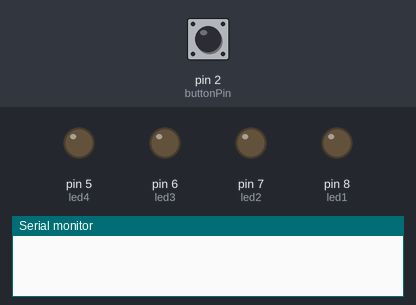
Simulated run of this sketch. Board: Arduino Uno, built with avr-gcc and run on an emulated ATmega328P. Parts: output pins drawn as LEDs (lit = HIGH), the last lines printed to the serial monitor. Dashed ring = blinking. The inputs (shaded band) are chosen by the test bench; at power-on: pin 2 (buttonPin) HIGH. Random numbers use the default seed unless the sketch sets one.

Above: at 1.2 s.
1.3 s: pin 2 (buttonPin) pulled LOW for 3.2 s
At 2.1 s:
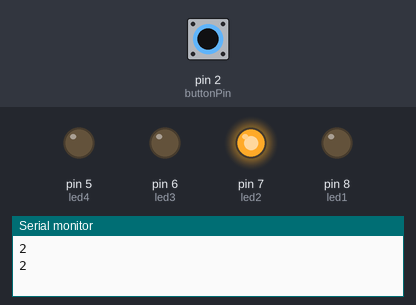
6.0 s: pin 2 (buttonPin) driven LOW
At 6.9 s:
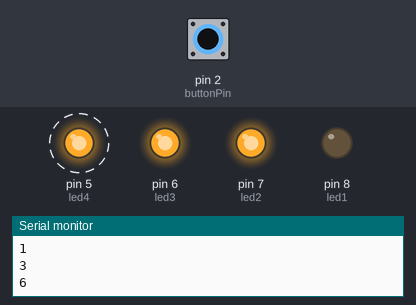
9.0 s: pin 2 (buttonPin) driven HIGH
10.5 s: pin 2 (buttonPin) driven LOW
At 13.8 s:
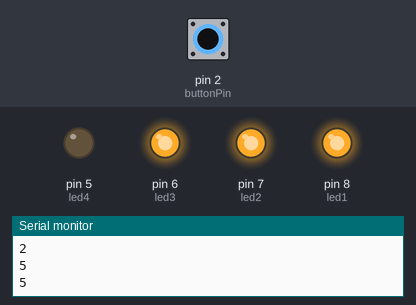
Timing chart, 0 to 14.0 s (numbered marks = the images above; inputs shaded):
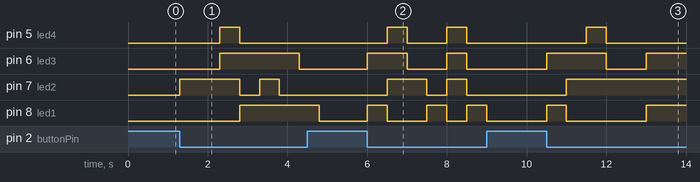

Measured:
- after the input at 1.3 s, pin 5 (led4): LOW → HIGH after 1.0 s, → LOW 0.50 s later; pin 6 (led3): LOW → HIGH after 1.0 s, → LOW 2.0 s later; pin 7 (led2): LOW → HIGH at once, → LOW 1.5 s later, → HIGH 0.50 s later, → LOW 0.50 s later; pin 8 (led1): LOW → HIGH after 1.5 s, → LOW 2.0 s later
- after the input at 6.0 s, pin 5 (led4): alternates HIGH for 0.50 s and LOW for 1.0 s, starting after 0.50 s; pin 6 (led3): LOW → HIGH at once, → LOW 1.0 s later, → HIGH 1.0 s later, → LOW 0.50 s later
- after the input at 10.5 s, pin 5 (led4): LOW → HIGH after 1.0 s, → LOW 0.50 s later; pin 6 (led3): LOW → HIGH at once, → LOW 1.5 s later, → HIGH 1.0 s later; pin 7 (led2): LOW → HIGH after 0.50 s; pin 8 (led1): LOW → HIGH at once, → LOW 0.50 s later, → HIGH 2.0 s later

The sketch:

CFGS_MP10_LL009_002_DAUS_JUDIT_MARTIN_VILA.ino
```cpp
/**********************************************************************************
**                                                                               **
**                              Daus LED                                         **
**                                                                               **
** NOM: JUDIT MARTIN                                          DATA: 27/03/2021   **
**********************************************************************************/

//********** Includes *************************************************************

//********** Variables ************************************************************
const int led1 = 8;
const int led2 = 7;
const int led3 = 6;
const int led4 = 5;
const int buttonPin = 2;     // donar nom al pin 2 de l’Arduino
int buttonState = 0;         // per guardar l’estat en que és troba el button
int temps = 500;
int randomNumber;


//********** Setup ****************************************************************
void setup()
{
  Serial.begin(9600);
  pinMode(8, OUTPUT);
  pinMode(7, OUTPUT);
  pinMode(6, OUTPUT);
  pinMode(5, OUTPUT);
  pinMode(buttonPin, INPUT); // definir el pin 2 com una entrada
}
//********** Loop *****************************************************************
void loop()
{
      // RESET TOTS ELS LEDS
      digitalWrite(led1, LOW);
      digitalWrite(led2, LOW);
      digitalWrite(led3, LOW);
      digitalWrite(led4, LOW);

  buttonState = digitalRead(buttonPin);  //llegir l’estat del button i gardar-lo
  if (buttonState == 0){
    randomNumber = random(1,7);

    Serial.println(randomNumber);

    switch(randomNumber){

      case 1:
      digitalWrite(led1, HIGH);
      delay(temps);
      break;

      case 2:
      digitalWrite(led2, HIGH);
      delay(temps);
      break;

      case 3:
      digitalWrite(led1, HIGH);
      digitalWrite(led3, HIGH);
      delay(temps);
      break;

      case 4:
      digitalWrite(led2, HIGH);
      digitalWrite(led3, HIGH);
      delay(temps);
      break;

      case 5:
      digitalWrite(led1, HIGH);
      digitalWrite(led2, HIGH);
      digitalWrite(led3, HIGH);
      delay(temps);
      break;

      case 6:
      digitalWrite(led2, HIGH);
      digitalWrite(led3, HIGH);
      digitalWrite(led4, HIGH);
      delay(temps);
      break;
    }
  }

}
//********** Funcions ************************************************************* 
```
